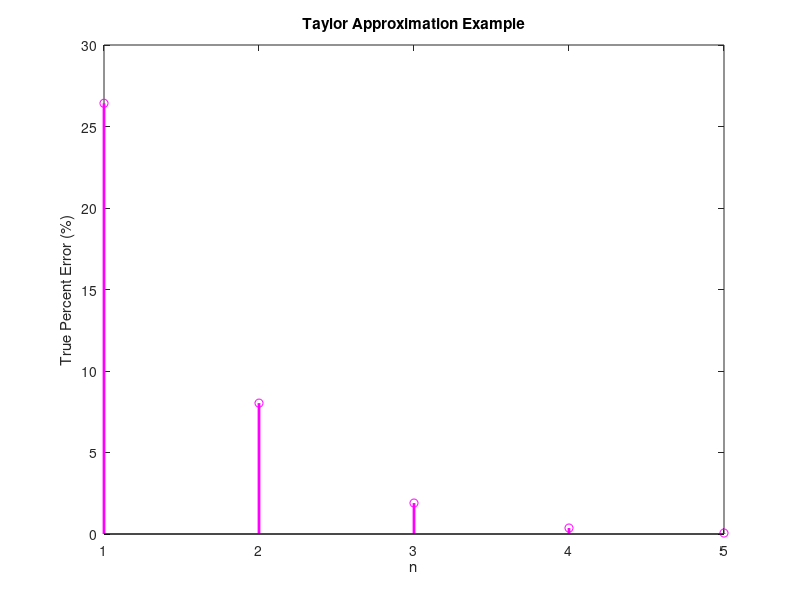

Recreate this plot in MATLAB.
clc,clear all,close all

x=1;
true_value=exp(x);
tp_errors=[];
n_values=[];

for n=1:5
    toplam=0;
    for k=0:n
        f=(x^k)/factorial(k);
        toplam=toplam+f;
    end
    app_value=toplam;
    err_tp=100*(true_value-app_value)/true_value; % Error in Percentage
    tp_errors = [tp_errors err_tp];
    n_values = [n_values n];
    fprintf('\n\n x = %.5f, n = %d \nApproximated Value = %.9f, True Value = %.9f, \nRelative True Percent Error = %.2f percent\n',x,n,app_value,true_value,err_tp)
end

figure
stem(n_values,tp_errors,'m','LineWidth',2) % Use stem to plot unit step style (discrete elements)%or use plot
xlabel('n')
ylabel('True Percent Error (%)')
title('Taylor Approximation Example')
